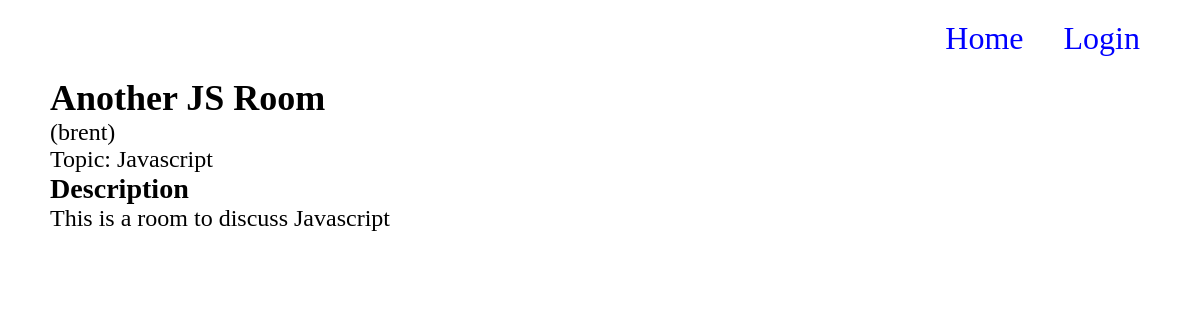
Screenshot of /room/17/ with the database file from the repository.
### base/models.py (models this page shows, shortened)
class Room(models.Model):
  name = models.CharField(max_length=100)
  host = models.ForeignKey(User, on_delete=models.CASCADE)
  topic = models.ForeignKey("Topic", related_name="rooms", on_delete=models.SET_NULL, null=True)
  participants = models.ManyToManyField(User, related_name="participants", blank=True)
  description = models.TextField(max_length=1000, null=True)
  created = models.DateTimeField(auto_now_add=True)
  updated = models.DateTimeField(auto_now=True)

class Topic(models.Model):
  name = models.CharField(max_length=100)
  def __str__(self):
    return self.name

### base/views.py (the view)
# urls.py: path('room/<int:pk>/', views.view_room, name="room"),
def view_room(request, pk):
  print('hello')
  room = Room.objects.get(id=pk)
  context = {
    'room': room
  }
  return render(request, 'base/rooms.html', context)

### base/templates/base/rooms.html (shortened to what this page needs)
{% extends 'main.html' %}
{% block content %}
<main>
  <div>
    <div>
      <h2>{{room.name}}</h2>
      <p>({{room.host}})</p>
    </div>
    <p>Topic: {{room.topic}}</p>
    <h3>Description</h3>
    <p>{{room.description}}</p>
  </div>
</main>
{% endblock content %}

### base/static/css/app.css (style rules this page uses)
* { margin: 0; padding: 0; box-sizing: border-box; }
html { font-size: 62.5%; }
main { margin: 0 5rem; font-size: 2.4rem; }

### rows the page displays
Room: name "Another JS Room", host "brent", topic "Javascript", description "This is a room to discuss Javascript"
